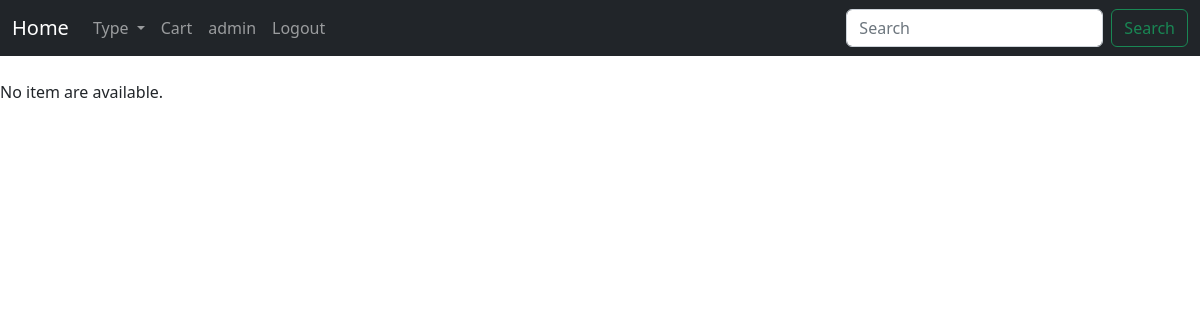
The page /cart_view/ (signed in) on the database as committed earlier.
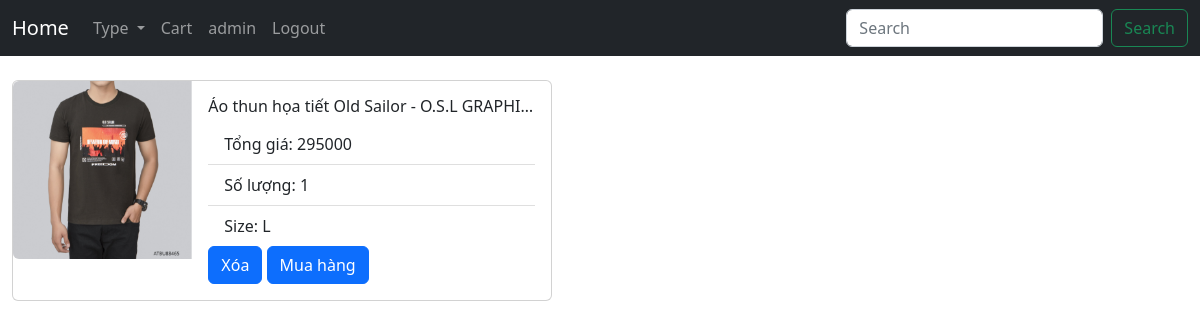
The same page on the database as committed later.
### clothes/models.py (models this page shows, shortened)
class Cart_item(models.Model):
    product = models.ForeignKey(Product, on_delete=models.CASCADE)
    user = models.ForeignKey(User, on_delete=models.CASCADE)
    product_size = models.ForeignKey(Product_size, on_delete=models.CASCADE)
    number_product = models.IntegerField()
    sum_price = models.IntegerField()

class Product(models.Model):
    product_name = models.TextField(max_length=200)
    image = models.ImageField(upload_to="images/")
    price = models.IntegerField()
    product_type = models.ForeignKey(Product_type, on_delete=models.CASCADE)
    product_size = models.ManyToManyField(Product_size)

class Product_size(models.Model):
    product_size = models.CharField(max_length=100)
    def __str__(self) -> str:
        return self.product_size

### clothes/views.py (the view)
# urls.py: path('cart_view/', views.cart_view, name='cart_view'),
def cart_view(request):
    if request.session['user_id'] != -1:
        user = User.objects.get(pk=request.session['user_id'])
        cart_list = user.cart_item_set.all()
        context = {
            'cart_list': cart_list,
        }
        return render(request, template_name='clothes/cart.html', context=context)
    else:
        return redirect('clothes:login')

### clothes/templates/clothes/cart.html
{% extends 'clothes/base.html' %} {% block content %} {% if cart_list %}
<div class="container-fluid">
    <div class="row row-cols-1 row-cols-md-2 g-4">
        {% for item in cart_list %}
        <div class="g-col-6">
            <div class="card mb-3" style="max-width: 540px">
                <div class="row g-0">
                    <div class="col-md-4">
                        <img
                            src="{{ item.product.image.url }}"
                            class="img-fluid rounded-start"
                            alt="..."
                        />
                    </div>
                    <div class="col-md-8">
                        <div class="card-body">
                            <h6
                                class="card-title"
                                style="
                                    overflow: hidden;
                                    text-overflow: ellipsis;
                                    display: -webkit-box;
                                    -webkit-line-clamp: 1; /* number of lines to show */
                                    -webkit-box-orient: vertical;
                                "
                            >
                                {{ item.product.product_name }}
                            </h6>
                            <ul class="list-group list-group-flush">
                                <li class="list-group-item">
                                    Tổng giá: {{ item.sum_price }}
                                </li>
                                <li class="list-group-item">
                                    Số lượng: {{ item.number_product }}
                                </li>
                                <li class="list-group-item">
                                    Size: {{ item.product_size }}
                                </li>
                            </ul>
                            <a
                                href="{% url 'clothes:del_cart_item' item.id %}"
                                class="btn btn-primary"
                                >Xóa</a
                            >
                            <a
                                href="{% url 'clothes:order_view' item.id %}"
                                class="btn btn-primary"
                                >Mua hàng</a
                            >
                        </div>
                    </div>
                </div>
            </div>
        </div>
        {% endfor %}
    </div>
</div>
{% else %}
<p>No item are available.</p>
{% endif %} {% endblock %}

Rows that differ between the two databases and show on the page:
added Cart_item: product.image (picture), product.product_name "Áo thun họa tiết Old Sailor - O.S.L…", sum_price "295000", number_product "1", product_size "L"
Other text that changed with them:
text no longer shown: "No item are available."
